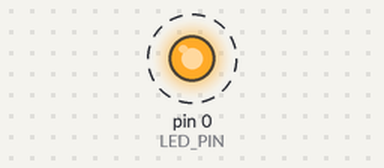
A sketch run on a simulated Arduino Uno, built with avr-gcc and run on an emulated ATmega328P. Parts: output pins drawn as LEDs (lit = HIGH). Dashed ring = blinking.

Above: at 0.2 s.
Timing chart, 0 to 3.0 s (numbered marks = the images above):
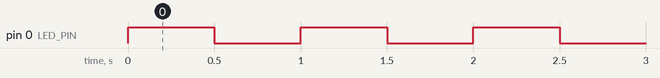

Measured:
- by itself, pin 0 (LED_PIN): alternates HIGH for 0.50 s and LOW for 0.50 s

The sketch:

Blink_arduino.ino
```cpp
const byte LED_PIN = 0; // Пин PB0 (ножка 5 микроконтроллера)

void setup() {
  pinMode(LED_PIN, OUTPUT); // Настраиваем пин как выход
}

void loop() {
  digitalWrite(LED_PIN, HIGH); // Включаем светодиод (подаем 5В)
  delay(500);                  // Ждем полсекунды
  digitalWrite(LED_PIN, LOW);  // Выключаем светодиод (подаем 0В)
  delay(500);                  // Ждем полсекунды
}
```
